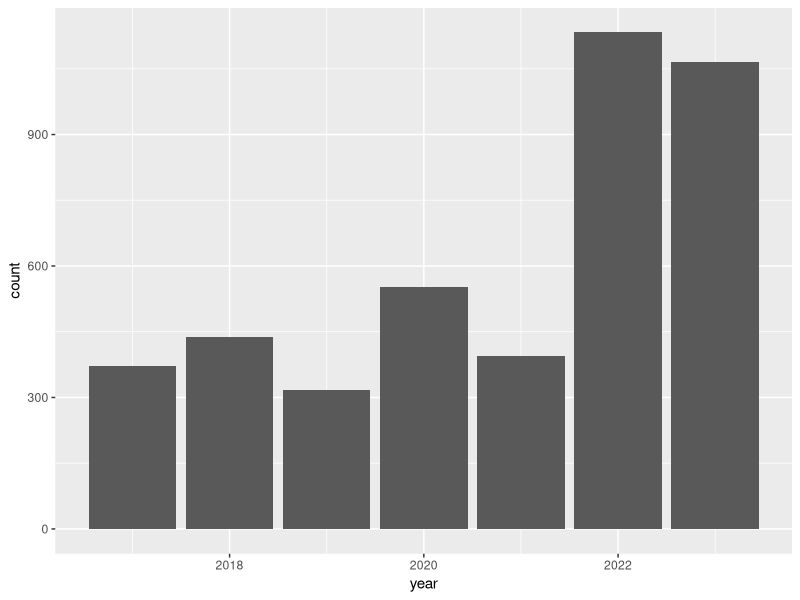
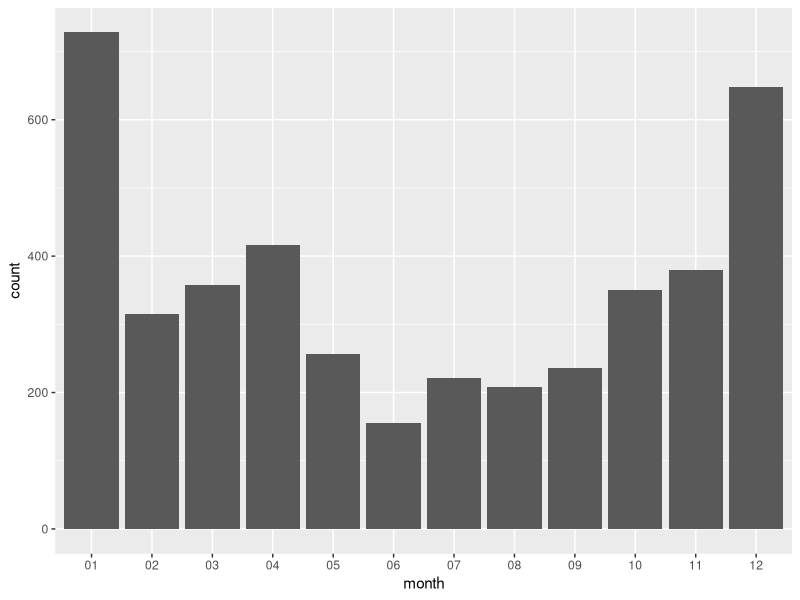

Source code (R) for these figures, in order:
## ---- chunk 1


library(tidyverse)
## ---- chunk 2

#| include: false
#| warning: false
#| message: false
data <- read_csv(here::here("outputs/data/years.csv"))

data |>
  ggplot() +
  geom_bar(
    aes(x = year)
  )

data <- read_csv(here::here("outputs/data/months.csv"))
data |>
  ggplot() +
  geom_bar(aes(x = month))
  
